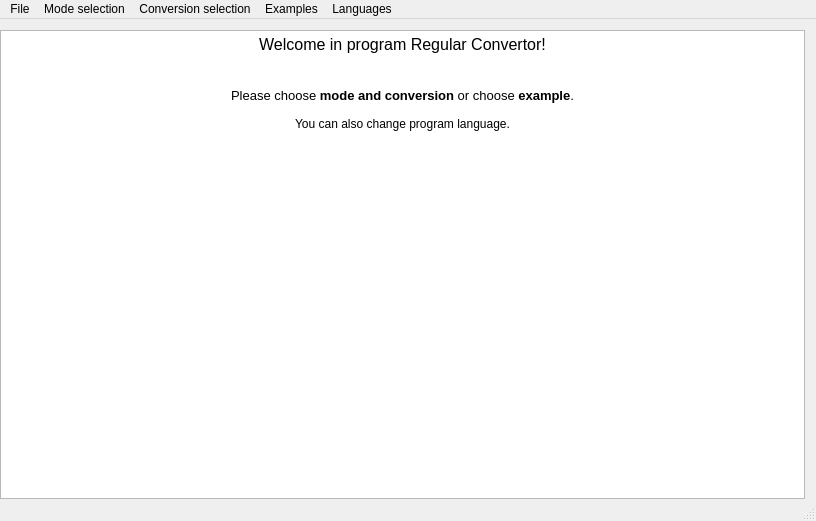
<?xml version="1.0" encoding="UTF-8"?>
<ui version="4.0">
 <class>MainWindow</class>
 <widget class="QMainWindow" name="MainWindow">
  <property name="geometry">
   <rect>
    <x>0</x>
    <y>0</y>
    <width>816</width>
    <height>521</height>
   </rect>
  </property>
  <property name="windowTitle">
   <string>Regular Convertor</string>
  </property>
  <widget class="QWidget" name="centralWidget">
   <layout class="QGridLayout" name="gridLayout">
    <property name="leftMargin">
     <number>0</number>
    </property>
    <property name="bottomMargin">
     <number>0</number>
    </property>
    <property name="verticalSpacing">
     <number>0</number>
    </property>
    <item row="0" column="0">
     <widget class="QTextBrowser" name="textBrowser">
      <property name="html">
       <string>&lt;!DOCTYPE HTML PUBLIC &quot;-//W3C//DTD HTML 4.0//EN&quot; &quot;http://www.w3.org/TR/REC-html40/strict.dtd&quot;&gt;
&lt;html&gt;&lt;head&gt;&lt;meta name=&quot;qrichtext&quot; content=&quot;1&quot; /&gt;&lt;style type=&quot;text/css&quot;&gt;
p, li { white-space: pre-wrap; }
&lt;/style&gt;&lt;/head&gt;&lt;body style=&quot; font-family:'Ubuntu'; font-size:11pt; font-weight:400; font-style:normal;&quot;&gt;
&lt;p align=&quot;center&quot; style=&quot; margin-top:0px; margin-bottom:0px; margin-left:0px; margin-right:0px; -qt-block-indent:0; text-indent:0px;&quot;&gt;&lt;span style=&quot; font-family:'Sans Serif'; font-size:12pt;&quot;&gt;Welcome in program Regular Convertor!&lt;/span&gt;&lt;/p&gt;
&lt;p style=&quot;-qt-paragraph-type:empty; margin-top:0px; margin-bottom:0px; margin-left:0px; margin-right:0px; -qt-block-indent:0; text-indent:0px; font-family:'Sans Serif'; font-size:12pt;&quot;&gt;&lt;br /&gt;&lt;/p&gt;
&lt;p style=&quot;-qt-paragraph-type:empty; margin-top:0px; margin-bottom:0px; margin-left:0px; margin-right:0px; -qt-block-indent:0; text-indent:0px; font-family:'Sans Serif'; font-size:10pt;&quot;&gt;&lt;br /&gt;&lt;/p&gt;
&lt;p align=&quot;center&quot; style=&quot; margin-top:0px; margin-bottom:0px; margin-left:0px; margin-right:0px; -qt-block-indent:0; text-indent:0px;&quot;&gt;&lt;span style=&quot; font-family:'Sans Serif'; font-size:10pt;&quot;&gt;Please choose &lt;/span&gt;&lt;span style=&quot; font-family:'Sans Serif'; font-size:10pt; font-weight:600;&quot;&gt;mode and conversion&lt;/span&gt;&lt;span style=&quot; font-family:'Sans Serif'; font-size:10pt;&quot;&gt; or choose &lt;/span&gt;&lt;span style=&quot; font-family:'Sans Serif'; font-size:10pt; font-weight:600;&quot;&gt;example&lt;/span&gt;&lt;span style=&quot; font-family:'Sans Serif'; font-size:10pt;&quot;&gt;.&lt;/span&gt;&lt;/p&gt;
&lt;p align=&quot;center&quot; style=&quot;-qt-paragraph-type:empty; margin-top:0px; margin-bottom:0px; margin-left:0px; margin-right:0px; -qt-block-indent:0; text-indent:0px; font-family:'Sans Serif'; font-size:9pt;&quot;&gt;&lt;br /&gt;&lt;/p&gt;
&lt;p align=&quot;center&quot; style=&quot; margin-top:0px; margin-bottom:0px; margin-left:0px; margin-right:0px; -qt-block-indent:0; text-indent:0px;&quot;&gt;&lt;span style=&quot; font-family:'Sans Serif'; font-size:9pt;&quot;&gt;You can also change program language.&lt;/span&gt;&lt;/p&gt;&lt;/body&gt;&lt;/html&gt;</string>
      </property>
     </widget>
    </item>
   </layout>
  </widget>
  <widget class="QMenuBar" name="menuBar">
   <property name="geometry">
    <rect>
     <x>0</x>
     <y>0</y>
     <width>816</width>
     <height>25</height>
    </rect>
   </property>
   <widget class="QMenu" name="menuSoubor">
    <property name="title">
     <string>File</string>
    </property>
    <addaction name="action_save"/>
    <addaction name="action_open_file"/>
   </widget>
   <widget class="MyTooltipQMenu" name="menuV_b_r_m_du">
    <property name="title">
     <string>Mode selection</string>
    </property>
    <addaction name="separator"/>
    <addaction name="action_check_mode"/>
    <addaction name="action_play_mode"/>
    <addaction name="action_step_mode"/>
   </widget>
   <widget class="QMenu" name="menuP_klady">
    <property name="title">
     <string>Examples</string>
    </property>
    <widget class="QMenu" name="examples_RegExp_FA">
     <property name="title">
      <string>RegExp -&gt; FA</string>
     </property>
     <addaction name="separator"/>
     <addaction name="RE_FA_example0"/>
     <addaction name="RE_FA_example1"/>
     <addaction name="RE_FA_example2"/>
     <addaction name="RE_FA_example3"/>
     <addaction name="RE_FA_example4"/>
     <addaction name="RE_FA_example5"/>
     <addaction name="RE_FA_example6"/>
     <addaction name="RE_FA_example7"/>
     <addaction name="RE_FA_example8"/>
     <addaction name="RE_FA_example9"/>
    </widget>
    <widget class="MyTooltipQMenu" name="menuRemove_epsilon">
     <property name="title">
      <string>Remove epsilon</string>
     </property>
     <addaction name="RemoveEpsilon_example0"/>
     <addaction name="RemoveEpsilon_example1"/>
     <addaction name="RemoveEpsilon_example2"/>
     <addaction name="RemoveEpsilon_example3"/>
     <addaction name="RemoveEpsilon_advanced_example1"/>
     <addaction name="RemoveEpsilon_advanced_example2"/>
     <addaction name="RemoveEpsilon_advanced_example3"/>
     <addaction name="RemoveEpsilon_advanced_example4"/>
    </widget>
    <widget class="MyTooltipQMenu" name="menuDeterminizace_KA">
     <property name="title">
      <string>Determinization of the Finite automata</string>
     </property>
     <addaction name="Determinization_example_1"/>
     <addaction name="Determinization_example_2"/>
     <addaction name="Determinization_example_3"/>
     <addaction name="Determinization_example_4"/>
     <addaction name="Determinization_advanced_example_1"/>
     <addaction name="Determinization_advanced_example_2"/>
     <addaction name="Determinization_advanced_example_3"/>
     <addaction name="Determinization_advanced_example_4"/>
    </widget>
    <addaction name="examples_RegExp_FA"/>
    <addaction name="menuRemove_epsilon"/>
    <addaction name="menuDeterminizace_KA"/>
   </widget>
   <widget class="QMenu" name="menuV_b_r_konverze">
    <property name="title">
     <string>Conversion selection</string>
    </property>
    <addaction name="action_RE_to_FA"/>
    <addaction name="action_RemoveEpsilon"/>
    <addaction name="action_Determinization"/>
    <addaction name="actionCFGtoPDA"/>
   </widget>
   <widget class="QMenu" name="menuLanguages">
    <property name="title">
     <string>Languages</string>
    </property>
    <addaction name="actionCzech"/>
    <addaction name="actionEnglish"/>
   </widget>
   <addaction name="menuSoubor"/>
   <addaction name="menuV_b_r_m_du"/>
   <addaction name="menuV_b_r_konverze"/>
   <addaction name="menuP_klady"/>
   <addaction name="menuLanguages"/>
  </widget>
  <widget class="QStatusBar" name="statusBar"/>
  <action name="action_RE_to_FA">
   <property name="checkable">
    <bool>true</bool>
   </property>
   <property name="text">
    <string>Regular expresion to Finite machine</string>
   </property>
   <property name="iconText">
    <string>&quot;&quot;</string>
   </property>
   <property name="toolTip">
    <string>&quot;&quot;</string>
   </property>
  </action>
  <action name="action_RemoveEpsilon">
   <property name="checkable">
    <bool>true</bool>
   </property>
   <property name="text">
    <string>Remove epsilon rules</string>
   </property>
   <property name="iconText">
    <string notr="true">Odstranění epsilon pravidel</string>
   </property>
   <property name="toolTip">
    <string notr="true">Odstranění epsilon pravidel</string>
   </property>
  </action>
  <action name="action_check_mode">
   <property name="checkable">
    <bool>true</bool>
   </property>
   <property name="text">
    <string>Individual work</string>
   </property>
   <property name="iconText">
    <string>Samostatná práce</string>
   </property>
   <property name="toolTip">
    <string>In this mode you are solving exercise individualy.</string>
   </property>
  </action>
  <action name="action_play_mode">
   <property name="checkable">
    <bool>true</bool>
   </property>
   <property name="text">
    <string>Algorithm stepping</string>
   </property>
   <property name="toolTip">
    <string>In this mode you can step throw algorithm.</string>
   </property>
  </action>
  <action name="action_step_mode">
   <property name="checkable">
    <bool>true</bool>
   </property>
   <property name="text">
    <string>Instant checking</string>
   </property>
   <property name="toolTip">
    <string>In this mode will be your solution periodically checked.</string>
   </property>
  </action>
  <action name="RE_FA_example8">
   <property name="checkable">
    <bool>true</bool>
   </property>
   <property name="text">
    <string>RE &quot;((ab)*+c)*&quot;</string>
   </property>
  </action>
  <action name="RE_FA_example1">
   <property name="checkable">
    <bool>true</bool>
   </property>
   <property name="text">
    <string>RE &quot;ε&quot;</string>
   </property>
  </action>
  <action name="RE_FA_example2">
   <property name="checkable">
    <bool>true</bool>
   </property>
   <property name="text">
    <string>RE &quot;a&quot;</string>
   </property>
  </action>
  <action name="RE_FA_example3">
   <property name="checkable">
    <bool>true</bool>
   </property>
   <property name="text">
    <string>RE &quot;ab&quot;</string>
   </property>
  </action>
  <action name="RE_FA_example5">
   <property name="checkable">
    <bool>true</bool>
   </property>
   <property name="text">
    <string>RE &quot;a+b&quot;</string>
   </property>
  </action>
  <action name="RE_FA_example4">
   <property name="checkable">
    <bool>true</bool>
   </property>
   <property name="text">
    <string>RE &quot;a*&quot;</string>
   </property>
  </action>
  <action name="RE_FA_example6">
   <property name="checkable">
    <bool>true</bool>
   </property>
   <property name="text">
    <string>RE &quot;a+b*&quot;</string>
   </property>
  </action>
  <action name="RE_FA_example7">
   <property name="checkable">
    <bool>true</bool>
   </property>
   <property name="text">
    <string>RE &quot;(a+b)*&quot;</string>
   </property>
  </action>
  <action name="RE_FA_example9">
   <property name="checkable">
    <bool>true</bool>
   </property>
   <property name="text">
    <string>RE &quot;(a+b)*(a+c)*&quot;</string>
   </property>
  </action>
  <action name="RE_FA_example0">
   <property name="checkable">
    <bool>true</bool>
   </property>
   <property name="text">
    <string>RE Ø</string>
   </property>
  </action>
  <action name="RemoveEpsilon_example0">
   <property name="checkable">
    <bool>true</bool>
   </property>
   <property name="text">
    <string>Simple example 1</string>
   </property>
   <property name="toolTip">
    <string>&lt;img src=':/main_window/pictures/remove_epsilon_example1.png'/&gt;</string>
   </property>
   <property name="statusTip">
    <string>FA=({0,1,2}, {a,b}, {0ε-&gt;1, 1a-&gt;2, 2b-&gt;3},  0, {2,3})</string>
   </property>
   <property name="whatsThis">
    <string/>
   </property>
  </action>
  <action name="RemoveEpsilon_advanced_example1">
   <property name="checkable">
    <bool>true</bool>
   </property>
   <property name="text">
    <string>Advanced example 1</string>
   </property>
   <property name="toolTip">
    <string>&lt;img src= ':/main_window/pictures/remove_epsilon_advanced_example1.png' /&gt;</string>
   </property>
  </action>
  <action name="action_Determinization">
   <property name="checkable">
    <bool>true</bool>
   </property>
   <property name="text">
    <string>Determinization of Finite Automata</string>
   </property>
  </action>
  <action name="Determinization_example_1">
   <property name="checkable">
    <bool>true</bool>
   </property>
   <property name="text">
    <string>Simple example 1</string>
   </property>
   <property name="toolTip">
    <string>&lt;img src=':/main_window/pictures/determinization_example1.png'/&gt;</string>
   </property>
  </action>
  <action name="Determinization_advanced_example_1">
   <property name="checkable">
    <bool>true</bool>
   </property>
   <property name="text">
    <string>Advanced example 1</string>
   </property>
   <property name="toolTip">
    <string>&lt;img src=':/main_window/pictures/determinization_advanced_example1.png' /&gt;</string>
   </property>
  </action>
  <action name="action_save">
   <property name="checkable">
    <bool>false</bool>
   </property>
   <property name="enabled">
    <bool>true</bool>
   </property>
   <property name="text">
    <string>Save</string>
   </property>
  </action>
  <action name="action_open_file">
   <property name="checkable">
    <bool>false</bool>
   </property>
   <property name="enabled">
    <bool>true</bool>
   </property>
   <property name="text">
    <string>Open</string>
   </property>
  </action>
  <action name="RemoveEpsilon_example1">
   <property name="checkable">
    <bool>true</bool>
   </property>
   <property name="text">
    <string>Simple example 2</string>
   </property>
   <property name="toolTip">
    <string>&lt;img src=':/main_window/pictures/remove_epsilon_example2.png'/&gt;</string>
   </property>
  </action>
  <action name="RemoveEpsilon_example2">
   <property name="checkable">
    <bool>true</bool>
   </property>
   <property name="text">
    <string>Simple example 3</string>
   </property>
   <property name="toolTip">
    <string>&lt;img src=':/main_window/pictures/remove_epsilon_example3.png'/&gt;</string>
   </property>
  </action>
  <action name="RemoveEpsilon_example3">
   <property name="checkable">
    <bool>true</bool>
   </property>
   <property name="text">
    <string>Simple example 4</string>
   </property>
   <property name="toolTip">
    <string>&lt;img src=':/main_window/pictures/remove_epsilon_example4.png'/&gt;</string>
   </property>
  </action>
  <action name="RemoveEpsilon_advanced_example2">
   <property name="checkable">
    <bool>true</bool>
   </property>
   <property name="text">
    <string>Advanced example 2</string>
   </property>
   <property name="toolTip">
    <string>&lt;img src= ':/main_window/pictures/remove_epsilon_advanced_example2.png' /&gt;</string>
   </property>
  </action>
  <action name="RemoveEpsilon_advanced_example3">
   <property name="checkable">
    <bool>true</bool>
   </property>
   <property name="text">
    <string>Advanced example 3</string>
   </property>
   <property name="toolTip">
    <string>&lt;img src= ':/main_window/pictures/remove_epsilon_advanced_example3.png' /&gt;</string>
   </property>
  </action>
  <action name="RemoveEpsilon_advanced_example4">
   <property name="checkable">
    <bool>true</bool>
   </property>
   <property name="text">
    <string>Advanced example 4</string>
   </property>
   <property name="toolTip">
    <string>&lt;img src= ':/main_window/pictures/remove_epsilon_advanced_example4.png' /&gt;</string>
   </property>
  </action>
  <action name="Determinization_example_2">
   <property name="checkable">
    <bool>true</bool>
   </property>
   <property name="text">
    <string>Simple example 2</string>
   </property>
   <property name="toolTip">
    <string>&lt;img src=':/main_window/pictures/determinization_example2.png'/&gt;</string>
   </property>
  </action>
  <action name="Determinization_example_3">
   <property name="checkable">
    <bool>true</bool>
   </property>
   <property name="text">
    <string>Simple example 3</string>
   </property>
   <property name="toolTip">
    <string>&lt;img src=':/main_window/pictures/determinization_example3.png'/&gt;</string>
   </property>
  </action>
  <action name="Determinization_example_4">
   <property name="checkable">
    <bool>true</bool>
   </property>
   <property name="text">
    <string>Simple example 4</string>
   </property>
   <property name="toolTip">
    <string>&lt;img src=':/main_window/pictures/determinization_example4.png'/&gt;</string>
   </property>
  </action>
  <action name="Determinization_advanced_example_2">
   <property name="checkable">
    <bool>true</bool>
   </property>
   <property name="text">
    <string>Advanced example 2</string>
   </property>
   <property name="toolTip">
    <string>&lt;img src=':/main_window/pictures/determinization_advanced_example2.png' /&gt;</string>
   </property>
  </action>
  <action name="Determinization_advanced_example_3">
   <property name="checkable">
    <bool>true</bool>
   </property>
   <property name="text">
    <string>Advanced example 3</string>
   </property>
   <property name="toolTip">
    <string>&lt;img src=':/main_window/pictures/determinization_advanced_example3.png' /&gt;</string>
   </property>
  </action>
  <action name="Determinization_advanced_example_4">
   <property name="checkable">
    <bool>true</bool>
   </property>
   <property name="text">
    <string>Advanced example 4</string>
   </property>
   <property name="toolTip">
    <string>&lt;img src=':/main_window/pictures/determinization_advanced_example4.png' /&gt;</string>
   </property>
  </action>
  <action name="actionCzech">
   <property name="checkable">
    <bool>true</bool>
   </property>
   <property name="enabled">
    <bool>false</bool>
   </property>
   <property name="icon">
    <iconset resource="pictures.qrc">
     <normaloff>:/main_window/pictures/Flag_of_the_Czech_Republic.png</normaloff>:/main_window/pictures/Flag_of_the_Czech_Republic.png</iconset>
   </property>
   <property name="text">
    <string>Czech</string>
   </property>
  </action>
  <action name="actionEnglish">
   <property name="checkable">
    <bool>true</bool>
   </property>
   <property name="enabled">
    <bool>false</bool>
   </property>
   <property name="icon">
    <iconset resource="pictures.qrc">
     <normaloff>:/main_window/pictures/Flag_of_the_United_Kingdom.png</normaloff>:/main_window/pictures/Flag_of_the_United_Kingdom.png</iconset>
   </property>
   <property name="text">
    <string>English</string>
   </property>
  </action>
  <action name="actionCFGtoPDA">
   <property name="text">
    <string>Context-free grammar to Pushdown Automata</string>
   </property>
  </action>
 </widget>
 <layoutdefault spacing="6" margin="11"/>
 <customwidgets>
  <customwidget>
   <class>MyTooltipQMenu</class>
   <extends>QMenu</extends>
   <header location="global">mytooltipqmenu.h</header>
  </customwidget>
 </customwidgets>
 <resources>
  <include location="pictures.qrc"/>
 </resources>
 <connections/>
</ui>
